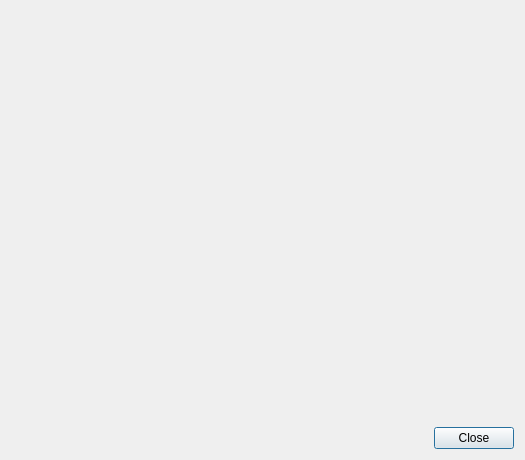
<?xml version="1.0" encoding="UTF-8"?>
<ui version="4.0">
 <class>QCstmExternalGraph</class>
 <widget class="QDialog" name="QCstmExternalGraph">
  <property name="geometry">
   <rect>
    <x>0</x>
    <y>0</y>
    <width>525</width>
    <height>460</height>
   </rect>
  </property>
  <property name="windowTitle">
   <string>Dialog</string>
  </property>
  <layout class="QVBoxLayout" name="verticalLayout_2">
   <item>
    <layout class="QVBoxLayout" name="verticalLayout">
     <item>
      <widget class="HeatmapDisplay" name="glPlot" native="true">
       <property name="minimumSize">
        <size>
         <width>500</width>
         <height>400</height>
        </size>
       </property>
      </widget>
     </item>
     <item>
      <widget class="QDialogButtonBox" name="buttonBox">
       <property name="orientation">
        <enum>Qt::Horizontal</enum>
       </property>
       <property name="standardButtons">
        <set>QDialogButtonBox::Close</set>
       </property>
      </widget>
     </item>
    </layout>
   </item>
  </layout>
 </widget>
 <customwidgets>
  <customwidget>
   <class>HeatmapDisplay</class>
   <extends>QWidget</extends>
   <header>heatmapdisplay.h</header>
   <container>1</container>
  </customwidget>
 </customwidgets>
 <resources/>
 <connections>
  <connection>
   <sender>buttonBox</sender>
   <signal>accepted()</signal>
   <receiver>QCstmExternalGraph</receiver>
   <slot>accept()</slot>
   <hints>
    <hint type="sourcelabel">
     <x>248</x>
     <y>254</y>
    </hint>
    <hint type="destinationlabel">
     <x>157</x>
     <y>274</y>
    </hint>
   </hints>
  </connection>
  <connection>
   <sender>buttonBox</sender>
   <signal>rejected()</signal>
   <receiver>QCstmExternalGraph</receiver>
   <slot>reject()</slot>
   <hints>
    <hint type="sourcelabel">
     <x>316</x>
     <y>260</y>
    </hint>
    <hint type="destinationlabel">
     <x>286</x>
     <y>274</y>
    </hint>
   </hints>
  </connection>
 </connections>
</ui>
